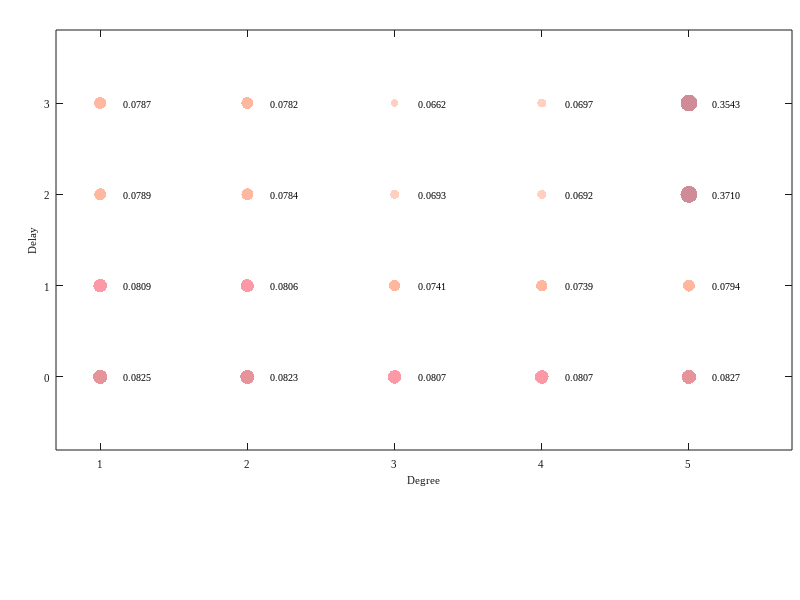

Here is the MATLAB script that generated this plot:
%--------------------------------------------------------------------------------------------------------%
%--- Supplementary results for the Koopman-based modeling errors of the tendon-driven visual pan-tilt ---%
%--------------------------------------------------------------------------------------------------------%
yy = [0, 0, 0, 0, 0, 1, 1, 1, 1, 1, 2, 2, 2, 2, 2, 3, 3, 3, 3, 3];
xx = [1, 2, 3, 4, 5, 1, 2, 3, 4, 5, 1, 2, 3, 4, 5, 1, 2, 3, 4, 5];
sz = [0.7, 0.7, 0.65, 0.65, 0.7, 0.65, 0.6, 0.45, 0.45, 0.5, 0.5, 0.5, 0.3, 0.3, 1, 0.5, 0.5, 0.2, 0.3, 1];
ssz = [0.0825, 0.0823, 0.0807, 0.0807, 0.0827, 0.0809, 0.0806, 0.0741, 0.0739, 0.0794,...
    0.0789, 0.0784, 0.0693, 0.0692, 0.3710, 0.0787, 0.0782, 0.0662, 0.0697, 0.3543];
szz = num2str(ssz', '%.4f\n');
sz =  150 * sz;

figureUnits = 'centimeters';
fig = figure;
set(gcf, 'unit', 'centimeters', 'position', [8, 6, 8, 3])
set(gca, 'Fontsize', 8, 'FontName', 'Times New Roman', 'position', [0.07, 0.25, 0.92, 0.7]);
hold on

map = [255 186 163
       255 154 118
       249 109 128
       220 100 110
       187 89  107]/255;
colormap(map);

scatter(xx, yy, sz, sz, 'filled', 'MarkerFaceAlpha',0.7)
hXLabel = xlabel('Degree');
hYLabel = ylabel('Delay');
text(xx + 0.16, yy , cellstr(szz), 'FontSize', 7,'FontName','Times New Roman');

set(gca, 'Box', 'on', ...                                        
         'XGrid', 'off', 'YGrid', 'off', ...                     
         'TickDir', 'in', 'TickLength', [.01 .01], ...           
         'XMinorTick', 'off', 'YMinorTick', 'off', ...           
         'XColor', [.1 .1 .1],  'YColor', [.1 .1 .1],...         
         'XTick', 1 : 1 : 5,...                                    
         'XLim', [0.7 5.7],...
         'YTick', 0 : 1 : 3,...
         'YLim', [-0.8 3.8])

set(gca, 'FontName', 'Times New Roman')
set([hXLabel, hYLabel], 'FontName', 'Times New Roman')
set(gca, 'FontSize', 8, 'FontName', 'Times New Roman')
set([hXLabel, hYLabel], 'FontSize', 8, 'FontName', 'Times New Roman')
set(gcf,'Color',[1 1 1])
